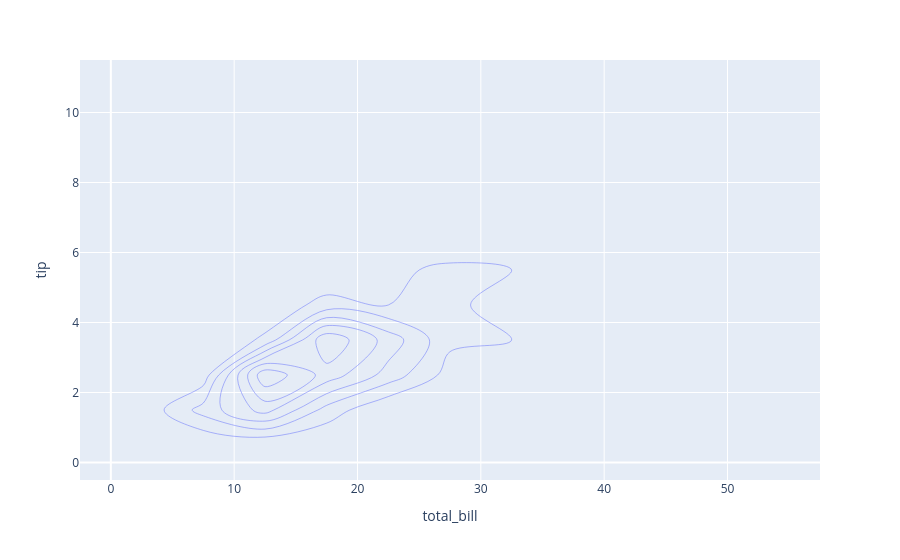

The cell this chart's notebook holds for it:
### Markdown cell above
2D Histogram Contours or Density Contours

### Code cell
import plotly.express as px
df = px.data.tips()

fig = px.density_contour(df, x="total_bill", y="tip")
fig.show()

### Figure 1 — Plotly figure (JSON) as saved in the notebook; plotly's stock layout.template omitted (floating-point values rounded to 4 significant figures; data arrays with more than 128 entries replaced by an {"elided": "..."} marker saying what was removed)
{"data": [{"contours": {"coloring": "none"}, "hovertemplate": "total_bill=%{x}<br>tip=%{y}<br>count=%{z}<extra></extra>", "legendgroup": "", "line": {"color": "#636efa"}, "name": "", "showlegend": false, "type": "histogram2dcontour", "x": {"elided": "244 float values"}, "xaxis": "x", "xbingroup": "x", "y": {"elided": "244 float values"}, "yaxis": "y", "ybingroup": "y"}], "layout": {"legend": {"tracegroupgap": 0}, "margin": {"t": 60}, "xaxis": {"anchor": "y", "domain": [0, 1], "title": {"text": "total_bill"}}, "yaxis": {"anchor": "x", "domain": [0, 1], "title": {"text": "tip"}}}}
